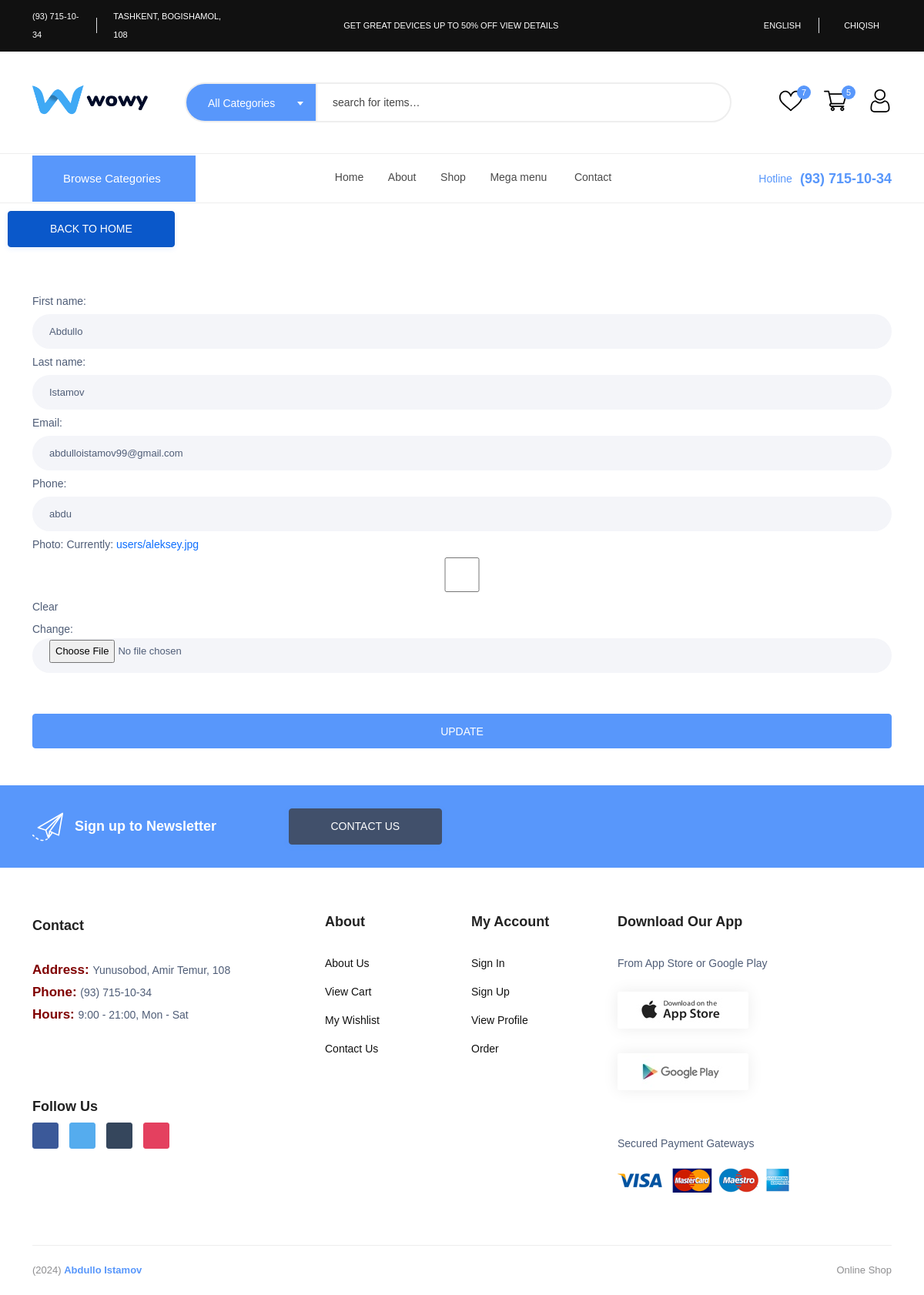
The app's page /accounts/update-profile/ (signed in) with its own data.
### apps/product/models.py (models this page shows)
class About(BaseModel):
    phone_number = models.CharField(max_length=20)
    location = models.CharField(max_length=500)
    address = models.CharField(max_length=100)
    hours = models.CharField(max_length=50)
    our_team_image = models.ImageField(upload_to='our_team/')
    team_title = models.CharField(max_length=50)
    team_body = models.TextField()
    team_person_name = models.CharField(max_length=50)
    team_person_position = models.CharField(max_length=50)
    team_person_facebook = models.CharField(max_length=100)
    team_person_instagram = models.CharField(max_length=100)
    team_person_linkedin = models.CharField(max_length=100)
    team_person_twitter = models.CharField(max_length=100)
    shop_facebook = models.CharField(max_length=100)
    shop_instagram = models.CharField(max_length=100)
    shop_linkedin = models.CharField(max_length=100)
    shop_twitter = models.CharField(max_length=100)

### apps/accounts/models.py (models this page shows, shortened)
class User(AbstractUser):
    phone = models.CharField(max_length=20, null=True, blank=True)
    photo = models.ImageField(upload_to='users/', default='default/user.png ', blank=True)
    email = models.EmailField(unique=True)
    USERNAME_FIELD = 'email'
    REQUIRED_FIELDS = ['username']

### apps/accounts/views.py (the view, shortened to what this page needs)
# urls.py: path('update-profile/', UpdateUserView.as_view(), name='update'),
class UpdateUserView(View):
    form_class = UpdateUserForm
    def get(self, request):
        form = self.form_class(instance=request.user)
        return render(request,'accounts/update-profile.html', {'form': form})

### apps/accounts/forms.py
class UpdateUserForm(forms.ModelForm):
    class Meta:
        model=User
        fields=('first_name', 'last_name', 'email', 'phone', 'photo')

### templates/accounts/update-profile.html (shortened to what this page needs)
{% extends 'base.html' %}
{% load static %}
{% block content %}
<a href="{% url 'home' %}" class="btn btn-primary btn-lg active font-weight-bold btn-shadow-brand hover-up" style="margin: 10px;">Back to home</a>
   <div class="container">
    <br>
    <br>
    <form method="POST" enctype="multipart/form-data">
        {{ form.as_p }}
        <br>
        <br>
        <input value="Update" type="submit" class="btn btn-success">
        <br>
        <br>
        <br>
    </form>
   </div>
{% endblock content %}

### templates/base.html (shortened to what this page needs)
<!DOCTYPE html>
{% load static %}
<html class="no-js" lang="en">
<head>
    <link rel="stylesheet" href="{% static 'css/main.css' %}">
</head>
<body>
    <header class="header-area header-style-4 header-height-2">
        <div class="header-top header-top-ptb-1 d-none d-lg-block">
            <div class="container">
                <div class="row align-items-center">
                    <div class="col-xl-3 col-lg-4">
                        <div class="header-info">
                            <ul>
                                <li><a href="/">{{ about.phone_number }}</a></li>
                                <li><a target="_blank" href="/">{{ about.location }}</a></li>
                            </ul>
                        </div>
                    </div>
                    <div class="col-xl-6 col-lg-4">
                        <div class="text-center">
                            <div id="news-flash" class="d-inline-block">
                                <ul>
                                    <li> Get great devices up to 50% off <a class="active" href="#">View details</a></li>
                                </ul>
                            </div>
                        </div>
                    </div>
                    <div class="col-xl-3 col-lg-4">
                        <div class="header-info header-info-right">
                            <ul>
                                <li>
                                    <a class="language-dropdown-active" href="#">  English </a>
                                </li>
                                {% if user.is_authenticated %}
                                    <a href="{% url 'accounts:logout' %}" class="nav-item nav-link">Chiqish</a>
                                {% else %}
                                    <li><a href="{% url 'accounts:login' %}">Log In</a></li>
                                    <li><a href="{% url 'accounts:register' %}">Sign Up</a></li>
                                {% endif %}
                            </ul>
                        </div>
                    </div>
                </div>
            </div>
        </div>
        <div class="header-middle header-middle-ptb-1 d-none d-lg-block">
            <div class="container">
                <div class="header-wrap header-space-between">
                    <div class="logo logo-width-1">
                        <a href="/"><img src="{% static 'imgs/theme/logo-default.png' %}" alt="logo"></a>
                    </div>
                    <div class="search-style-2">
                        <form method="GET" action="{% url 'search' %}">
                            <input type="search" placeholder="search for items…" name="query">
                            <button type="submit"> </button>
                        </form>
                    </div>
                    <div class="header-action-right">
                        <div class="header-action-2">
                            <div class="header-action-icon-2">
                                <a href="{% url 'favorite' %}">
                                    <img class="svgInject" alt="wowy" src="{% static 'imgs/theme/icons/icon-heart.svg' %}">
                                    <span class="pro-count blue">{{ sevimlilar }}</span>
                                </a>
                            </div>
                            <div class="header-action-icon-2">
                                <a class="mini-cart-icon" href="{% url 'shop-cart' %}">
                                    <img alt="wowy" src="{% static 'imgs/theme/icons/icon-cart.svg' %}">
                                    <span class="pro-count blue">{{ cards }}</span>
                                </a>
                            </div>
                            <div class="header-action-icon-2">
                                <a href="{% url 'accounts:update' %}">
                                    <img alt="wowy" src="{% static 'imgs/theme/icons/icon-user.svg' %}">
                                </a>
                            </div>
                        </div>
                    </div>
                </div>
            </div>
        </div>
        <div class="header-bottom header-bottom-bg-color sticky-bar gray-bg sticky-blue-bg">
            <div class="container">
                <div class="header-wrap header-space-between position-relative">
                    <div class="main-categori-wrap d-none d-lg-block">
                        <a class="categori-button-active" href="/">
                             Browse Categories
                        </a>
                    </div>
                    <div class="main-menu main-menu-padding-1 main-menu-lh-2 d-none d-lg-block main-menu-light-white hover-boder hover-boder-white">
                        <nav>
                            <ul>
                                <li><a class="active" href="{% url 'home' %}">Home</a>
                                </li>
                                <li>
                                    <a href="{% url 'about' %}">About</a>
                                </li>
                                <li><a href="{% url 'shop' %}">Shop</a>
                                </li>
                                <li class="position-static"><a href="">Mega menu </a>
                                </li>
                                    <li><a href="{% url 'contact' %}">Contact</a></li>
                            </ul>
                        </nav>
                    </div>
                    <div class="hotline d-none d-lg-block">
                        <p><span>Hotline</span>{{ about.phone_number }}</p>
                    </div>
                </div>
            </div>
        </div>
    </header>
    {% block content %}
    {% endblock content %}
    <footer class="main">
        <section class="newsletter bg-brand p-30 text-white wow fadeIn animated">
            <div class="container">
                <div class="row align-items-center">
                    <div class="col-lg-7 mb-md-3 mb-lg-0">
                        <div class="row align-items-center">
                            <div class="col flex-horizontal-center">
                                <img class="icon-email" src="{% static 'imgs/theme/icons/icon-email.svg' %}" alt="">
                                <h4 class="font-size-20 mb-0 ml-3">Sign up to Newsletter</h4>
                            </div>
                            <div class="col my-4 my-md-0">
                                <a href="{% url 'contact' %}" class="btn btn-secondary btn-lg active font-weight-bold btn-shadow-brand hover-up" role="button" aria-pressed="true">Contact Us</a>
                            </div>
                        </div>
                    </div>
                </div>
            </div>
        </section>
        <section class="section-padding-60">
            <div class="container">
                <div class="row">
                    <div class="col-lg-4 col-md-6">
                        <div class="widget-about font-md mb-md-5 mb-lg-0">
                            <h4 class="mt-5 mb-10 fw-600 text-black wow fadeIn animated">Contact</h4>
                            <br>
                            <p class="wow fadeIn animated">
                                <strong style="color: maroon; font-size: 17px;">Address: </strong>{{ about.address }}
                            </p>
                            <p class="wow fadeIn animated">
                                <strong style="color: maroon; font-size: 17px;">Phone: </strong>{{ about.phone_number }}
                            </p>
                            <p class="wow fadeIn animated">
                                <strong style="color: maroon; font-size: 17px;">Hours: </strong>{{ about.hours}}
                            </p>
                            <br>
                            <br>
                            <br>
                            <h4 class="mb-10 mt-20 fw-600 text-black wow fadeIn animated">Follow Us</h4>
                            <div class="mobile-social-icon wow fadeIn animated mb-sm-5 mb-md-0">
                                <a class="facebook" href="{{ about.shop_facebook }}" target="_blank"></a>
                                <a class="twitter" href="{{ about.shop_twitter }}" target="_blank"></a>
                                <a class="tumblr" href="{{ about.shop_linkedin }}" target="_blank"></i></a>
                                <a class="instagram" href="{{ about.shop_instagram }}" target="_blank"></a>
                            </div>
                        </div>
                    </div>
                    <div class="col-lg-2 col-md-3">
                        <h5 class="widget-title mb-30 wow fadeIn animated">About</h5>
                        <ul class="footer-list wow fadeIn animated mb-sm-5 mb-md-0">
                            <li><a href="{% url 'about' %}">About Us</a></li>
                            <li><a href="{% url 'shop-cart' %}">View Cart</a></li>
                            <li><a href="{% url 'favorite' %}">My Wishlist</a></li>
                            <li><a href="{% url 'contact' %}">Contact Us</a></li>
                        </ul>
                    </div>
                    <div class="col-lg-2  col-md-3">
                        <h5 class="widget-title mb-30 wow fadeIn animated">My Account</h5>
                        <ul class="footer-list wow fadeIn animated">
                            <li><a href="{% url 'accounts:login' %}">Sign In</a></li>
                            <li><a href="{% url 'accounts:register' %}">Sign Up</a></li>
                            <li><a href="{% url 'accounts:update' %}">View Profile</a></li>
                            <li><a href="{% url 'shop' %}">Order</a></li>
                        </ul>
                    </div>
                    <div class="col-lg-4">
                        <h5 class="widget-title mb-30 wow fadeIn animated">Download Our App</h5>
                        <div class="row">
                            <div class="col-md-8 col-lg-12">
                                <p class="wow fadeIn animated">From App Store or Google Play</p>
                                <div class="download-app wow fadeIn animated">
                                    <a href="#" class="hover-up mb-sm-4"><img src="{% static 'imgs/theme/app-store.jpg' %}" alt=""></a>
                                    <a href="#" class="hover-up"><img src="{% static 'imgs/theme/google-play.jpg' %}" alt=""></a>
                                </div>
                            </div>
                            <div class="col-md-4 col-lg-12">
                                <p class="mb-20 wow fadeIn animated mt-md-3">Secured Payment Gateways</p>
                                <img class="wow fadeIn animated" src="{% static 'imgs/theme/payment-method.png' %}" alt="">
                            </div>
                        </div>
                    </div>
                </div>
            </div>
        </section>
        <div class="container pb-20 wow fadeIn animated">
            <div class="row">
                <div class="col-12 mb-20">
                    <div class="footer-bottom"></div>
                </div>
                <div class="col-lg-6">
                    <p class="float-md-left font-sm text-muted mb-0">(2024) <strong class="text-brand">Abdullo Istamov</strong></p>
                </div>
                <div class="col-lg-6">
                    <p class="text-lg-end text-start font-sm text-muted mb-0">
                        Online Shop
                    </p>
                </div>
            </div>
        </div>
    </footer>
</body>
</html>

### records on screen
About: phone_number "(93) 715-10-34", location "TASHKENT, BOGISHAMOL, 108", address "Yunusobod, Amir Temur, 108", hours "9:00 - 21:00, Mon - Sat"
User: first_name "Abdullo", last_name "Istamov", email "abdulloistamov99@gmail.com", phone "abdu"

### other values on screen
{{ sevimlilar }} "7"
{{ cards }} "5"
